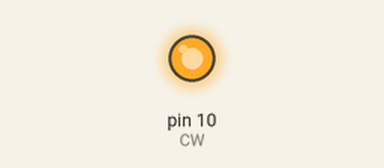
Bench run of a sketch on a simulated Arduino Uno, built with avr-gcc and run on an emulated ATmega328P. Shown: output pins drawn as LEDs (lit = HIGH).

Above: at 0.1 s.
Timing chart, 0 to 1.6 s (numbered marks = the images above):
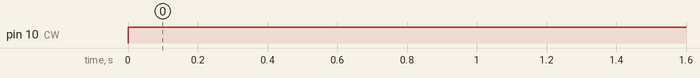

Measured:
- by itself, pin 10 (CW): LOW → HIGH at 0.00 s

The sketch:

palm_tree_motor_testing_v1.ino
```cpp
#define CW 10 //CW is defined as pin #7//

void setup() { //Setup runs once//

pinMode(CW, OUTPUT); //Set CW as an output//

}

void loop() { //Loop runs forever//

digitalWrite(CW,HIGH); //Motor runs clockwise//

}
```
